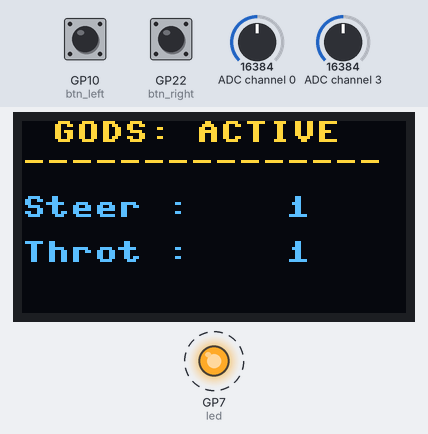
A program run on a simulated Raspberry Pi Pico running MicroPython. On the bench: 128×64 one-colour display, output pins drawn as LEDs (lit = HIGH). Dashed ring = blinking. Inputs (shaded band) come from the test bench; at power-on: ADC channel 0 = 16384, ADC channel 3 = 16384, GP22 (btn_right) HIGH, GP10 (btn_left) HIGH (analog values on the 0–32767 scale). The OLED is the two-colour kind (top 16 rows yellow); threads take turns every 2 ms; library files of the repository ran but are not shown: ads1x15.py; pins used as bus, display or sensor lines are not drawn; what the program prints to the serial console is not drawn.

Above: at 1.29 s.
1.3 s: ADC channel 0 set to 18448
At 1.46 s:
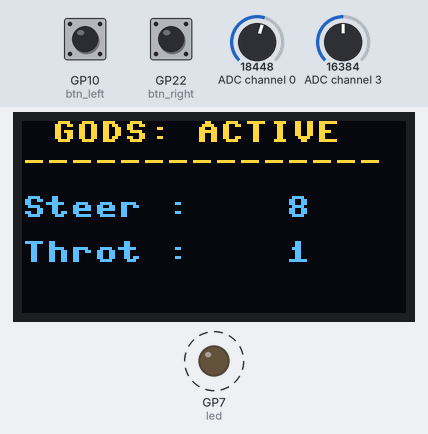
2.9 s: ADC channel 0 set to 19344
At 3.08 s:
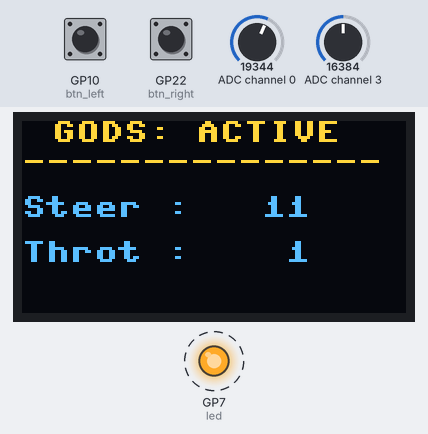
4.5 s: ADC channel 3 set to 17896
At 4.65 s:
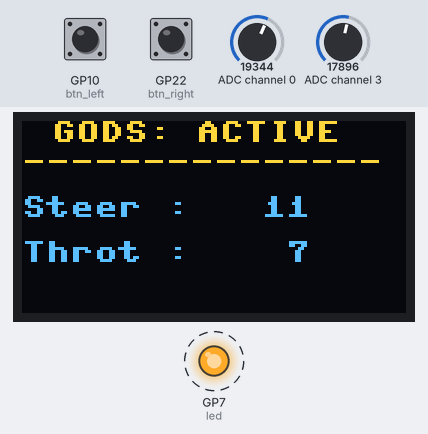
6.0 s: ADC channel 3 set to 19024
At 6.21 s:
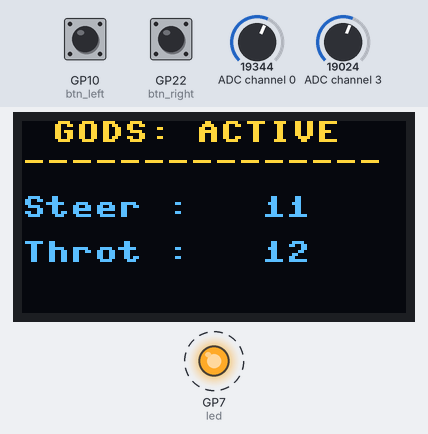
7.5 s: GP22 (btn_right) pulled LOW for 0.15 s
At 7.66 s:
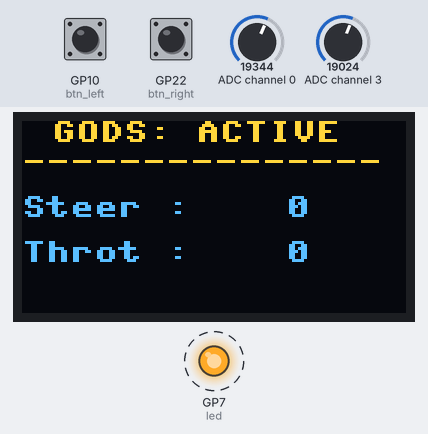
8.2 s: GP10 (btn_left) pulled LOW for 0.15 s
At 8.39 s:
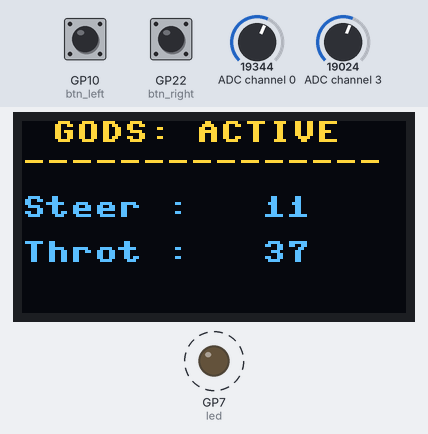
Timing chart, 0 to 9.9 s (numbered marks = the images above; inputs shaded):
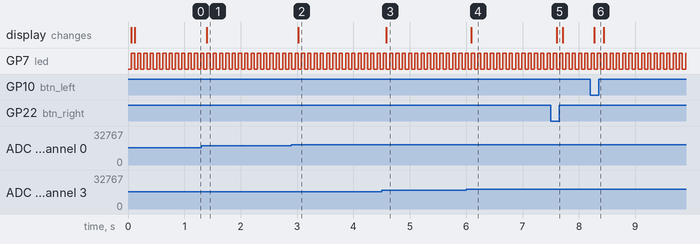

Measured:
- after the input at 1.3 s, the display: changes after 0.10 s (image 1)
- after the input at 2.9 s, the display: changes after 0.12 s (image 2)
- after the input at 4.5 s, the display: changes after 0.09 s (image 3)
- after the input at 6.0 s, the display: changes after 0.09 s (image 4)
- after the input at 7.5 s, the display: changes after 0.10 s (image 5)
- after the input at 8.2 s, the display: changes after 0.07 s (image 6)
- by itself, GP7 (led): alternates HIGH for 0.06 s and LOW for 0.06 s

The program:

main.py
```python
import machine
from machine import Pin, SPI, I2C, SoftI2C
import _thread
import time
import struct
from nrf_lite import NRFLite
import ads1x15
from ssd1306 import SSD1306_I2C

# --- 1. SHARED STATE & MUTEX LOCK ---
# This dictionary safely passes data from Core 0 to Core 1
telemetry = {"steering": 0, "throttle": 0}
data_lock = _thread.allocate_lock()

# --- 2. CORE 1: OLED DEDICATED THREAD ---
def core1_oled():
    # Hardware I2C0 for OLED
    i2c_oled = I2C(0, sda=Pin(0), scl=Pin(1), freq=400000)
    oled = SSD1306_I2C(128, 64, i2c_oled)

    while True:
        # Safely grab the latest data
        with data_lock:
            s = telemetry["steering"]
            t = telemetry["throttle"]

        oled.fill(0)
        oled.text("GODS: ACTIVE", 10, 0)
        oled.text("---------------", 0, 10)
        oled.text(f"Steer : {s:>4}", 0, 25)
        oled.text(f"Throt : {t:>4}", 0, 40)
        oled.show()

        time.sleep(0.03) # Cap at ~30Hz to avoid I2C spam

# --- 3. CORE 0: INITIALIZATION ---
# SoftI2C for ADS so we don't conflict with I2C0 on GP0/1
i2c_ads = SoftI2C(sda=Pin(4), scl=Pin(5), freq=400000)
ads = ads1x15.ADS1115(i2c_ads, address=0x48)

led = Pin(7, Pin.OUT)
btn_left = Pin(10, Pin.IN, Pin.PULL_UP)
btn_right = Pin(22, Pin.IN, Pin.PULL_UP)

# SPI for NRF
spi = SPI(0, baudrate=1000000, sck=Pin(18), mosi=Pin(19), miso=Pin(16))
csn = Pin(21, Pin.OUT)
ce = Pin(17, Pin.OUT)

nrf = NRFLite(spi, csn, ce)
nrf.open_tx_pipe(b'\xe7\xe7\xe7\xe7\xe7')

def map_val(val, scale):
    # Depending on the specific micropython-ads1x15 library, raw values might
    # differ from CircuitPython. You may need to tweak the 26400 divisor.
    scaled = int((val / 26400) * (scale*2) - scale+1)
    return max(min(scaled, scale), -scale)

# --- 4. START CORE 1 ---
_thread.start_new_thread(core1_oled, ())

# --- 5. CORE 0: MAIN LOOP ---
print("🎮 JARVIS REMOTE ONLINE (Dual Core)")

while True:
    try:
        # Read Sticks A0-right X | A1-right Y | A2-left X | A3-left Y
        raw_steer = ads.read(0) # A0
        raw_throt = ads.read(3) # A3

        steering = map_val(raw_steer, 60)
        throttle = map_val(raw_throt, 70)

        trigger_l = not btn_left.value()
        trigger_r = not btn_right.value()

        if trigger_l:
            if throttle > -1: throttle += 25
            else: throttle -= 25
        if trigger_r:
            throttle, steering = 0, 0

        # Update shared state for OLED safely
        with data_lock:
            telemetry["steering"] = steering
            telemetry["throttle"] = throttle

        # Send to Car
        packet = struct.pack("<bbbb", steering, -throttle, 0, 0)
        nrf.send(packet)
        led.toggle() # MicroPython has a native toggle function

        print(f"S: {steering:>4} T: {throttle:>4}", end='\r')

    except Exception as e:
        print(f"Error: {e}")
        time.sleep(0.1)

    time.sleep(0.02) # 50Hz update
```

nrf_lite.py
```python
import time
from machine import Pin

class NRFLite:
    def __init__(self, spi, csn, ce, channel=76, payload_size=4):
        self.spi = spi
        self.csn = csn
        self.ce = ce
        self.payload_size = payload_size

        # Initialize pins
        self.csn.init(Pin.OUT, value=1)
        self.ce.init(Pin.OUT, value=0)

        time.sleep(0.005)
        self._write_reg(0x00, 0x0E) # CONFIG: PWR_UP
        self._write_reg(0x01, 0x00) # Disable Auto-Ack
        self._write_reg(0x03, 0x03) # 5-byte address
        self._write_reg(0x04, 0x00) # No retries
        self._write_reg(0x05, channel)
        self._write_reg(0x06, 0x07) # 1Mbps
        self._write_reg(0x11, payload_size)

    def _write_reg(self, reg, val):
        self.csn.value(0)
        self.spi.write(bytearray([0x20 | reg, val]))
        self.csn.value(1)

    def open_tx_pipe(self, address):
        for reg in [0x0A, 0x10]: # RX_ADDR_P0 and TX_ADDR
            self.csn.value(0)
            self.spi.write(bytearray([0x20 | reg]))
            self.spi.write(address)
            self.csn.value(1)

    def send(self, data):
        self.csn.value(0)
        self.spi.write(bytearray([0xE1])) # Flush TX
        self.csn.value(1)

        self.csn.value(0)
        self.spi.write(bytearray([0xA0])) # Write Payload
        self.spi.write(data)
        self.csn.value(1)

        self.ce.value(1)
        time.sleep(0.0001)
        self.ce.value(0)
        self._write_reg(0x07, 0x70) # Clear status
```
